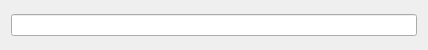
<?xml version="1.0" encoding="UTF-8"?>
<ui version="4.0">
 <class>Widget</class>
 <widget class="QWidget" name="Widget">
  <property name="geometry">
   <rect>
    <x>0</x>
    <y>0</y>
    <width>428</width>
    <height>50</height>
   </rect>
  </property>
  <property name="windowTitle">
   <string>Widget</string>
  </property>
  <layout class="QVBoxLayout" name="verticalLayout">
   <item>
    <widget class="QLineEdit" name="lineEdit"/>
   </item>
  </layout>
 </widget>
 <layoutdefault spacing="6" margin="11"/>
 <resources/>
 <connections/>
</ui>
